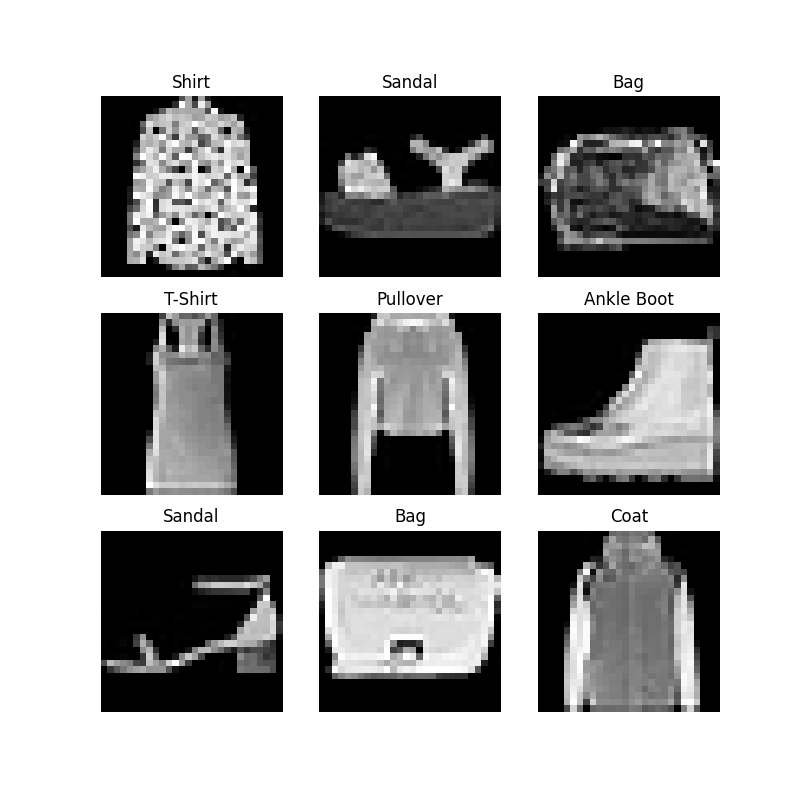

This chart was generated by the following Python code:
import torch
from torch.utils.data import Dataset
from torchvision import datasets
from torchvision.transforms import ToTensor, Lambda
import matplotlib.pyplot as plt


training_data = datasets.FashionMNIST(
    root="data",
    train=True,
    download=True,
    transform=ToTensor()
)

test_data = datasets.FashionMNIST(
    root="data",
    train=False,
    download=True,
    transform=ToTensor()
)

labels_map = {
    0: "T-Shirt",
    1: "Trouser",
    2: "Pullover",
    3: "Dress",
    4: "Coat",
    5: "Sandal",
    6: "Shirt",
    7: "Sneaker",
    8: "Bag",
    9: "Ankle Boot",
}
figure = plt.figure(figsize=(8, 8))
cols, rows = 3, 3
for i in range(1, cols * rows + 1):
    sample_idx = torch.randint(len(training_data), size=(1,)).item()
    img, label = training_data[sample_idx]
    figure.add_subplot(rows, cols, i)
    plt.title(labels_map[label])
    plt.axis("off")
    plt.imshow(img.squeeze(), cmap="gray")

figure.savefig("02.png")

import os
import pandas as pd
from torchvision.io import read_image

class CustomImageDataset(Dataset):
    def __init__(self, annotations_file, img_dir, transform=None, target_transform=None):
        self.img_labels = pd.read_csv(annotations_file)
        self.img_dir = img_dir
        self.transform = transform
        self.target_transform = target_transform

    def __len__(self):
        return len(self.img_labels)

    def __getitem__(self, idx):
        img_path = os.path.join(self.img_dir, self.img_labels.iloc[idx, 0])
        image = read_image(img_path)
        label = self.img_labels.iloc[idx, 1]
        if self.transform:
            image = self.transform(image)
        if self.target_transform:
            label = self.target_transform(label)
        sample = {"image": image, "label": label}
        return sample

from torch.utils.data import DataLoader

train_dataloader = DataLoader(training_data, batch_size=64, shuffle=True)
test_dataloader = DataLoader(test_data, batch_size=64, shuffle=True)

# Display image and label.
train_features, train_labels = next(iter(train_dataloader))
print(f"Feature batch shape: {train_features.size()}")
print(f"Labels batch shape: {train_labels.size()}")
img = train_features[0].squeeze()
label = train_labels[0]
plt.imshow(img, cmap="gray")
plt.show()
print(f"Label: {label}")